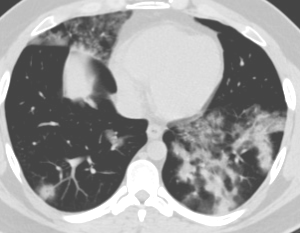
%> input picture Data/Covid/Covid_1.png, 300 x 233 px; its folder holds 2 pictures in this run
$ octave GLCM_SVM_Classification.m   (GNU Octave 9; MATLAB toolbox functions it lacks are replaced by stand-ins)
%> lines starting %> are read from the running program, lines starting %| are printed output that depends on the picture
clc;
clear;
close all;

% --------------------------------------------
% Define Parameters for Image Preprocessing
% --------------------------------------------

% Define a consistent image size to resize all images to 250x250 pixels
imageSize = [250 250];   % Target image size
glcmFeaturesAll = [];    % Array to store extracted GLCM features
labels = [];             % Array to store image labels (1 for NonCovid, 2 for Covid)

% --------------------------------------------
% Directory Setup for COVID and Non-COVID Images
% --------------------------------------------

% Set up directories for COVID and Non-COVID images
dataDir_Covid = fullfile(pwd, 'Covid');
dataDir_NonCovid = fullfile(pwd, 'NonCovid');

% List all .png image files in each directory
covidFiles = dir(fullfile(dataDir_Covid, '*.png'));
nonCovidFiles = dir(fullfile(dataDir_NonCovid, '*.png'));

% --------------------------------------------
% Extract GLCM Features for COVID Images
% --------------------------------------------

% Loop through each COVID image to extract GLCM features
for i = 1:length(covidFiles)
    % Read and resize the image
    imagePath = fullfile(dataDir_Covid, covidFiles(i).name);
    image = imread(imagePath);
%> image is the input picture: size 233x300x3 uint8; min 68, max 255, mean 158.2
    image = imresize(image, imageSize);  % Resize image to 250x250 pixels
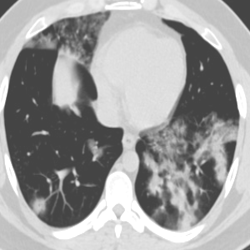
%> image: size 250x250x3 uint8; min 63, max 255, mean 158.2

    % Convert to grayscale if the image is RGB
    if size(image, 3) == 3
        image = rgb2gray(image);
%> image: size 250x250 uint8
    end

    % Compute GLCM for 1-pixel distance in four directions (0°, 45°, 90°, and 135°)
    glcm = graycomatrix(image, 'Offset', [0 1; -1 1; -1 0; -1 -1]);

    % Extract texture properties from GLCM
    stats = graycoprops(glcm, {'Contrast', 'Correlation', 'Energy', 'Homogeneity'});
%> stats = {Contrast [0.224 0.305 0.152 0.29], Correlation [0.97 0.96 0.98 0.962], Energy [0.236 0.226 0.242 0.228], Homogeneity [0.922 0.905 0.936 0.908]}

    % Calculate mean values across directions for each property and store
    glcmFeatures = [mean(stats.Contrast), mean(stats.Correlation), ...
                    mean(stats.Energy), mean(stats.Homogeneity)];
%> glcmFeatures = [0.243 0.968 0.233 0.918]

    glcmFeaturesAll = [glcmFeaturesAll; glcmFeatures];
%> glcmFeaturesAll = [0.243 0.968 0.233 0.918]
    labels = [labels; 2];  % Label 2 represents COVID
end
%> pass 2 of the loop `for i = 1:length(covidFiles)`:
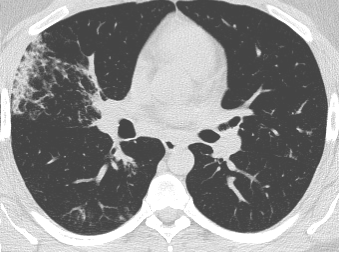
%> input picture Data/Covid/Covid_2.png, 339 x 253 px
%> image is the input picture: size 253x339x3 uint8; min 68, max 255, mean 142.5
%> `image = imresize(image, imageSize);`:
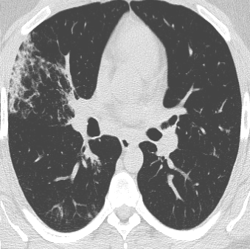
%> image: size 250x250x3 uint8; min 60, max 255, mean 142.5
%> stats = {Contrast [0.354 0.497 0.289 0.478], Correlation [0.96 0.944 0.968 0.946], Energy [0.277 0.266 0.277 0.268], Homogeneity [0.899 0.877 0.898 0.878]}
%> glcmFeatures = [0.405 0.955 0.272 0.888]
%> glcmFeaturesAll = [0.243 0.968 0.233 0.918; 0.405 0.955 0.272 0.888]

% --------------------------------------------
% Extract GLCM Features for Non-COVID Images
% --------------------------------------------

% Loop through each Non-COVID image to extract GLCM features
for i = 1:length(nonCovidFiles)
    % Read and resize the image
    imagePath = fullfile(dataDir_NonCovid, nonCovidFiles(i).name);
    image = imread(imagePath);
    image = imresize(image, imageSize);  % Resize image to 250x250 pixels

    % Convert to grayscale if the image is RGB
    if size(image, 3) == 3
        image = rgb2gray(image);
    end

    % Compute GLCM for 1-pixel distance in four directions (0°, 45°, 90°, and 135°)
    glcm = graycomatrix(image, 'Offset', [0 1; -1 1; -1 0; -1 -1]);

    % Extract texture properties from GLCM
    stats = graycoprops(glcm, {'Contrast', 'Correlation', 'Energy', 'Homogeneity'});

    % Calculate mean values across directions for each property and store
    glcmFeatures = [mean(stats.Contrast), mean(stats.Correlation), ...
                    mean(stats.Energy), mean(stats.Homogeneity)];

    glcmFeaturesAll = [glcmFeaturesAll; glcmFeatures];
    labels = [labels; 1];  % Label 1 represents NonCovid
end

% --------------------------------------------
% Prepare Data for SVM Classification
% --------------------------------------------

% Convert labels to categorical format for SVM compatibility
%> (the run ends here)
